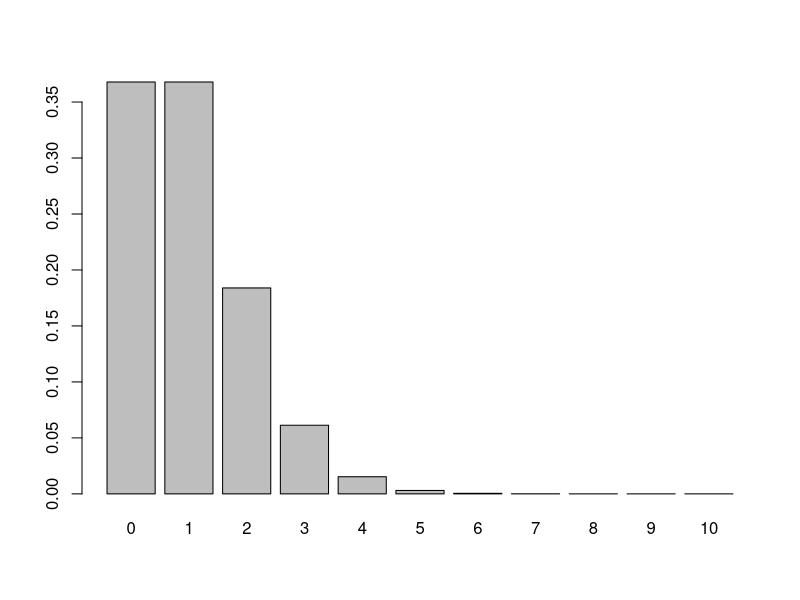
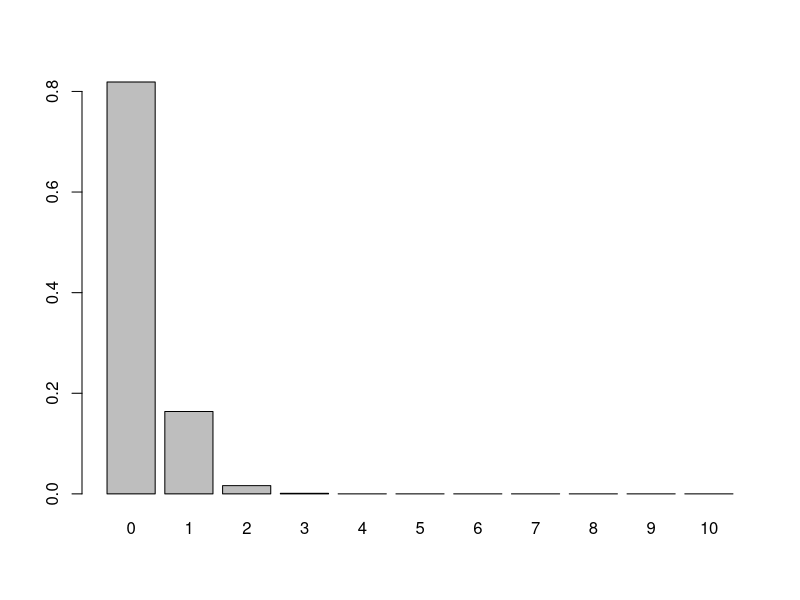

Generate these figures, in order, with R:
# Examples of probability distributions
# October 2 2018
# JSC

# Poisson distribution
# Discrete X >= 0
# Random events occur with a constant rate lambda

MyVec <- dpois(x= seq(0,10), lambda = 1)
names(MyVec) <- seq(0,10)
barplot(height=MyVec)


MyVec <- dpois(x= seq(0,10), lambda = 0.2)
names(MyVec) <- seq(0,10)
barplot(height=MyVec)
# sume of area under curve is 1
sum(MyVec)

# with lambda = 2, what is the probability of obtaining a zero?
dpois(x=0,lambda=2)
